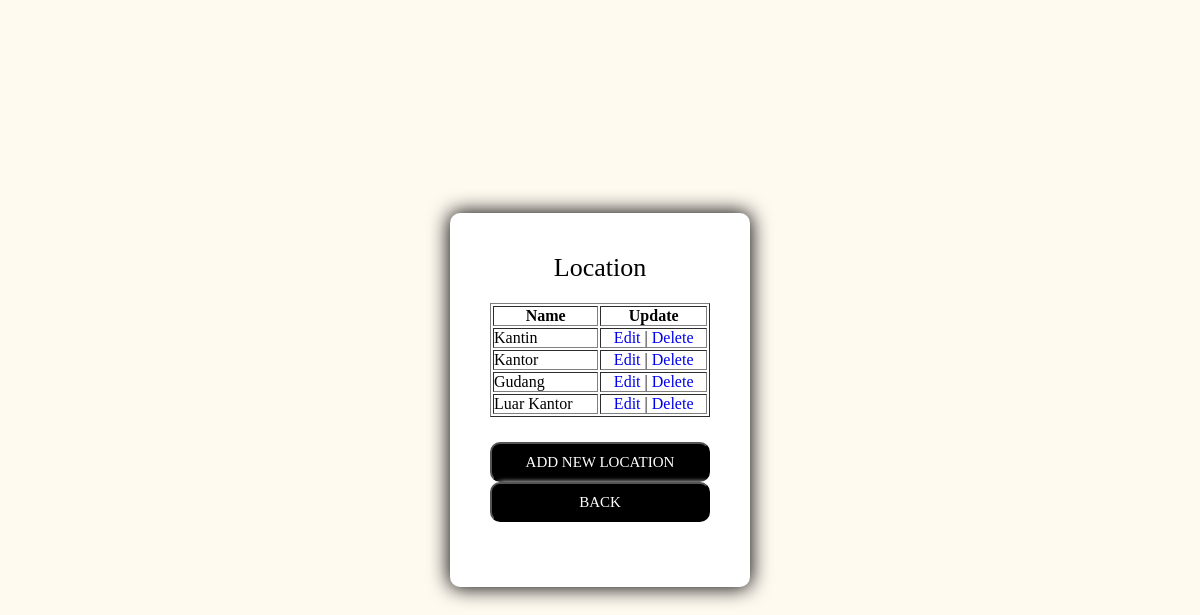
Page /location.php (signed in) on the committed database.
### tables this page shows
CREATE TABLE `lokasi` (
  `id` int(11) NOT NULL,
  `nama` varchar(255) NOT NULL
);

### location.php (the view, shortened to what this page needs)
<?php
require_once 'core/init.php';
$result = mysqli_query($connect, "SELECT * FROM lokasi");
?>
<!DOCTYPE html>
<html>
<head>
    <link rel="stylesheet" type="text/css" href="css/website.css">
</head>
<body>
	<div class="container">
	    <div class="form-wrapper">
	    	<form class="login-form">
	    		<div class="title">
	    			<span>Location</span>
	    		</div>
		        <table width='100%' border=1>
			        <tr>
			            <th>Name</th>
			            <th>Update</th>
			        </tr>
			        <?php
				        while($data = mysqli_fetch_array($result)) {
				            echo "<tr>";
				            echo "<td>".$data['nama']."</td>";
				            echo "<td class='center'><a href='locationedit.php?id=$data[id]'>Edit</a> | <a href='locationdelete.php?id=$data[id]'>Delete</a></td></tr>";
				        }
			        ?>
			    </table>
		        <div class="button-wrapper">
					<a href="locationadd.php"><button type="button">Add New Location</button></a>
					<a href="dashboard.php"><button type="button">Back</button></a>
				</div>
			</form>
	    </div>
	</div>
</body>
</html>

### css/website.css (style rules this page uses)
* { padding: 0px; font-family: cursive; margin: 0px; box-sizing: border-box; }
a { text-decoration: none; }
.center { text-align: center; }
.container { min-height: 100vh; display: flex; justify-content: center; align-items: center; background-color: floralwhite; }
.form-wrapper { width: auto; background: #fff; border-radius: 10px; padding: 40px; box-shadow: 0px 0px 20px 1px; min-width: 300px; }
.login-form { width: 100%; }
.login-form .title { font-size: 26px; padding-bottom: 20px; text-align: center; width: 100%; }
.login-form .button-wrapper { width: 100%; padding: 25px 0; }
.login-form .button-wrapper button { font-size: 15px; text-transform: uppercase; width: 100%; height: 40px; border-radius: 10px; cursor: pointer; background-color: black; color: white; box-shadow: 5px 5px 5px 5px white; }

### rows in the picture
lokasi: nama "Kantin"
lokasi: nama "Kantor"
lokasi: nama "Gudang"
lokasi: nama "Luar Kantor"
